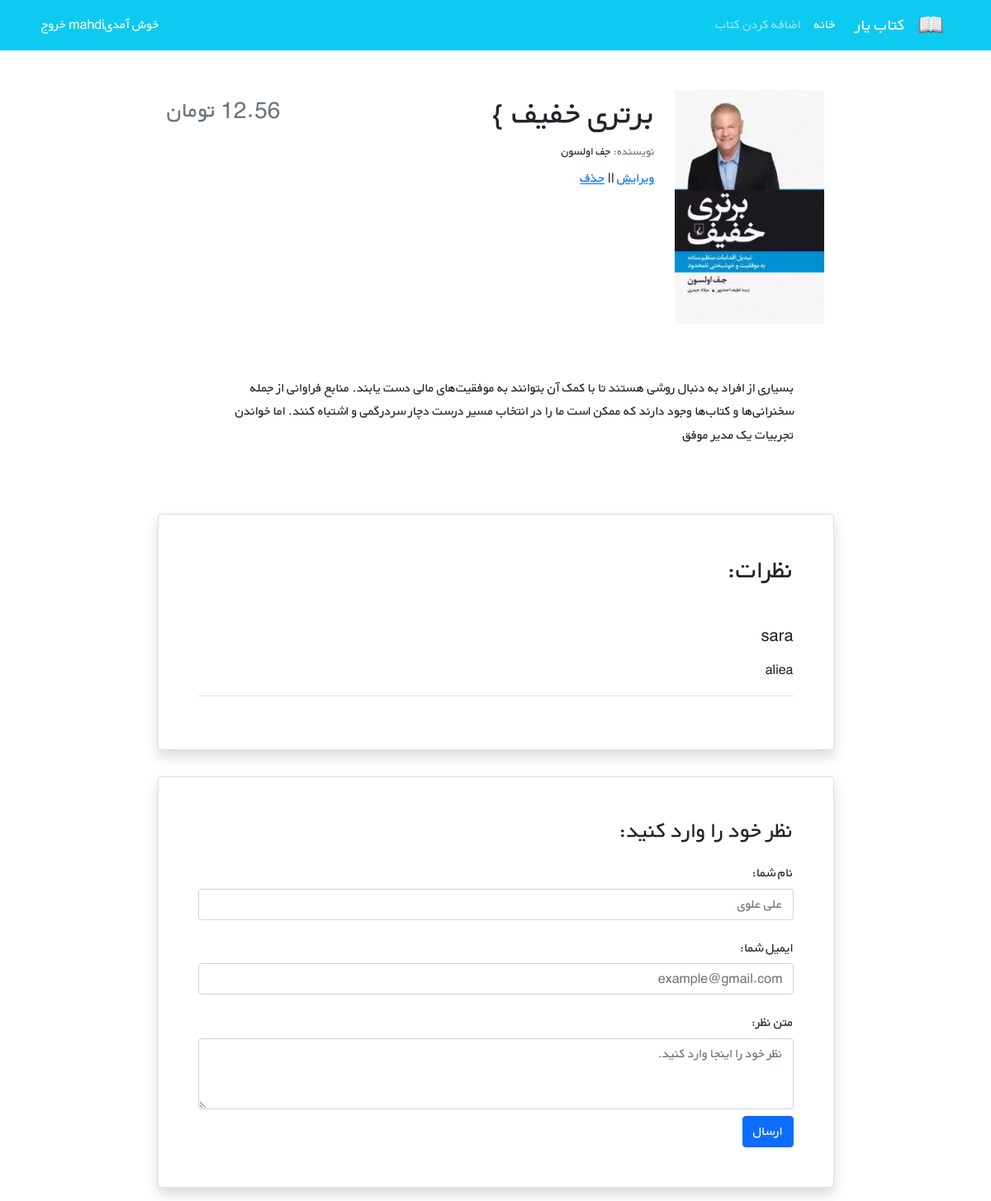
The page /books/7/ (signed in) on the database its author committed.
### books/models.py (models this page shows, shortened)
class Book(models.Model):
    title = models.CharField(max_length=200)
    author = models.CharField(max_length=100)
    text = models.TextField()
    price = models.DecimalField(max_digits=6, decimal_places=2)
    cover = models.ImageField(upload_to="cover/", blank=True)

class Comment(models.Model):
    text = models.TextField()
    datetime_create = models.DateTimeField(auto_now_add=True)
    user = models.ForeignKey(get_user_model(),on_delete=models.CASCADE)
    book = models.ForeignKey(Book,on_delete=models.CASCADE , related_name="comments")

### account/models.py (models this page shows)
class CustomUser(AbstractUser):
    age = models.PositiveIntegerField(null=True, blank=True)

### books/views.py (the view)
# urls.py: path("<int:pk>/", book_detail_view, name="book_detail"),
def book_detail_view(request , pk):
    book=get_object_or_404(Book , pk=pk)
    book_comment=book.comments.all()
    return render(request, "books/book_detail.html",{"book":book , "comments":book_comment})

### books/templates/books/book_detail.html (shortened to what this page needs)
{% extends "_base.html" %}
{% block content %}
    <div class="container mt-5" dir="rtl">
        <div class="">
            <div class="">
                <div class="d-flex justify-content-center">
                    <div class="row w-sm-75 w-100">
                        <div class="col-xs-12 col-md-3 d-flex justify-content-center">
                            <div>
                                {% if book.cover %}
                                    <img src="{{ book.cover.url }}"
                                {% endif %}
                                         class="img-fluid rounded-start" alt="...">
                            </div>
                        </div>
                        <div class="col-xs-12 col-md-6 text-center text-md-end mt-md-1 mt-4">
                            <h1>{{ book.title }} }</h1>
                            <h5 class="small my-1"><span class="text-muted">نویسنده: </span>{{ book.author }}</h5>
                            <a href="{% url "book_update" book.id %}">ویرایش</a>
                            <span>||</span>
                            <a href="{% url "book_update" book.id %}">حذف</a>
                        </div>
                        <div class="col-xs-12 col-md-3 d-flex flex-column">
                            <h3 class="align-self-center pt-2 text-muted align-self-md-end">
                                {{ book.price }} تومان
                            </h3>
                        </div>
                    </div>
                </div>
                <div class="d-flex justify-content-center">
                    <div class="my-3 p-5 w-sm-75 w-100">
                        {{ book.text|linebreaksbr }}
                    </div>
                </div>
                <div class="d-flex justify-content-center">
                    <div class="card shadow my-3 p-5 w-sm-75 w-100">
                        <h2 class="mb-5">نظرات:</h2>
                        {% for comment in comments %}
                            <div class="border-bottom mb-3">
                                <h5 class="mb-3">{{comment.user.username}}</h5>
                                <p>{{ comment.text|linebreaksbr }}</p>
                            </div>
                        {% endfor  %}
                    </div>
                </div>
                <div class="d-flex justify-content-center">
                    <div class="card shadow my-3 p-5 w-sm-75 w-100">
                        <h3>نظر خود را وارد کنید:</h3>
                        <form method="POST">
                            <div class="form-group py-2">
                                <label class="py-1" for="author_name">نام شما:</label>
                                <input type="text" class="form-control" placeholder="علی علوی" name="author_name">
                            </div>
                            <div class="form-group py-2">
                                <label class="py-1" for="email">ایمیل شما:</label>
                                <input type="email" class="form-control" placeholder="example@gmail.com" name="email">
                            </div>
                            <div class="form-group py-2">
                                <label class="py-1" for="comment_text">متن نظر:</label>
                                <textarea class="form-control" name="text" rows="3"
                                          placeholder="نظر خود را اینجا وارد کنید."></textarea>
                            </div>
                            <button type="submit" class="btn btn-primary">ارسال</button>
                        </form>
                    </div>
                </div>
            </div>
        </div>
    </div>
{% endblock %}

### static/css/style.css (style rules this page uses)
* { font-family: 'BYekan', sans-serif; line-height: 1.8rem; }
@media (min-width: 576px) { .w-sm-75 { width: 75%!important; } }

### rows shown on the page
Book: cover (picture), title "برتری خفیف", author "جف اولسون", text "بسیاری از افراد به دنبال روشی هستند تا با کمک آن بتوانند به موفقیت‌های مالی دست یابند. منابع فراوانی از جمله سخنرانی‌ها و کتاب‌ها وجود دارند که ممکن است ما را در انتخاب مسیر درست دچار سردرگمی و اشتباه کنند. اما خواندن تجربیات یک مدیر موفق"
Comment: user.username "sara", text "aliea"
